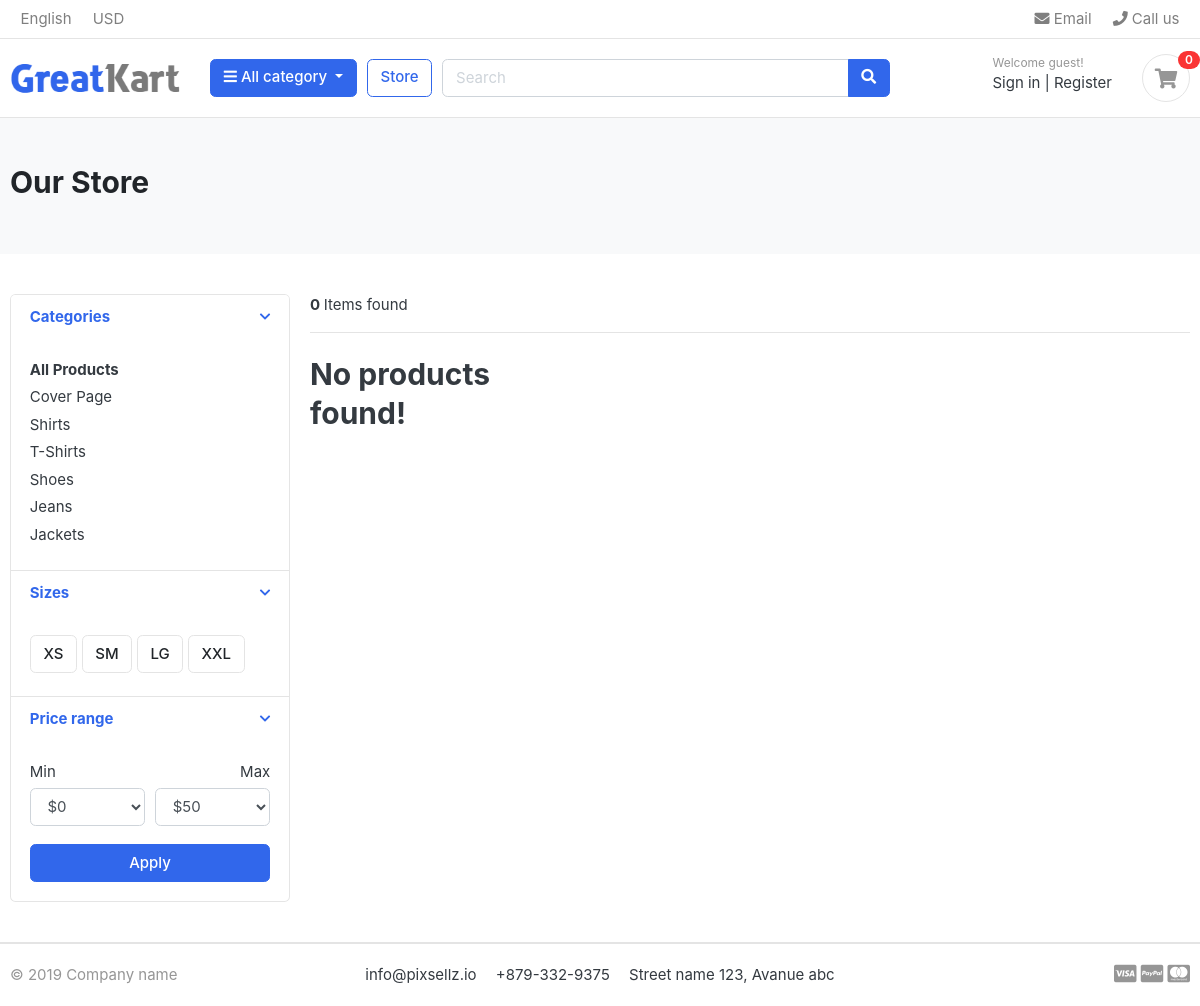
/store/, run on an earlier commit of the app's database.
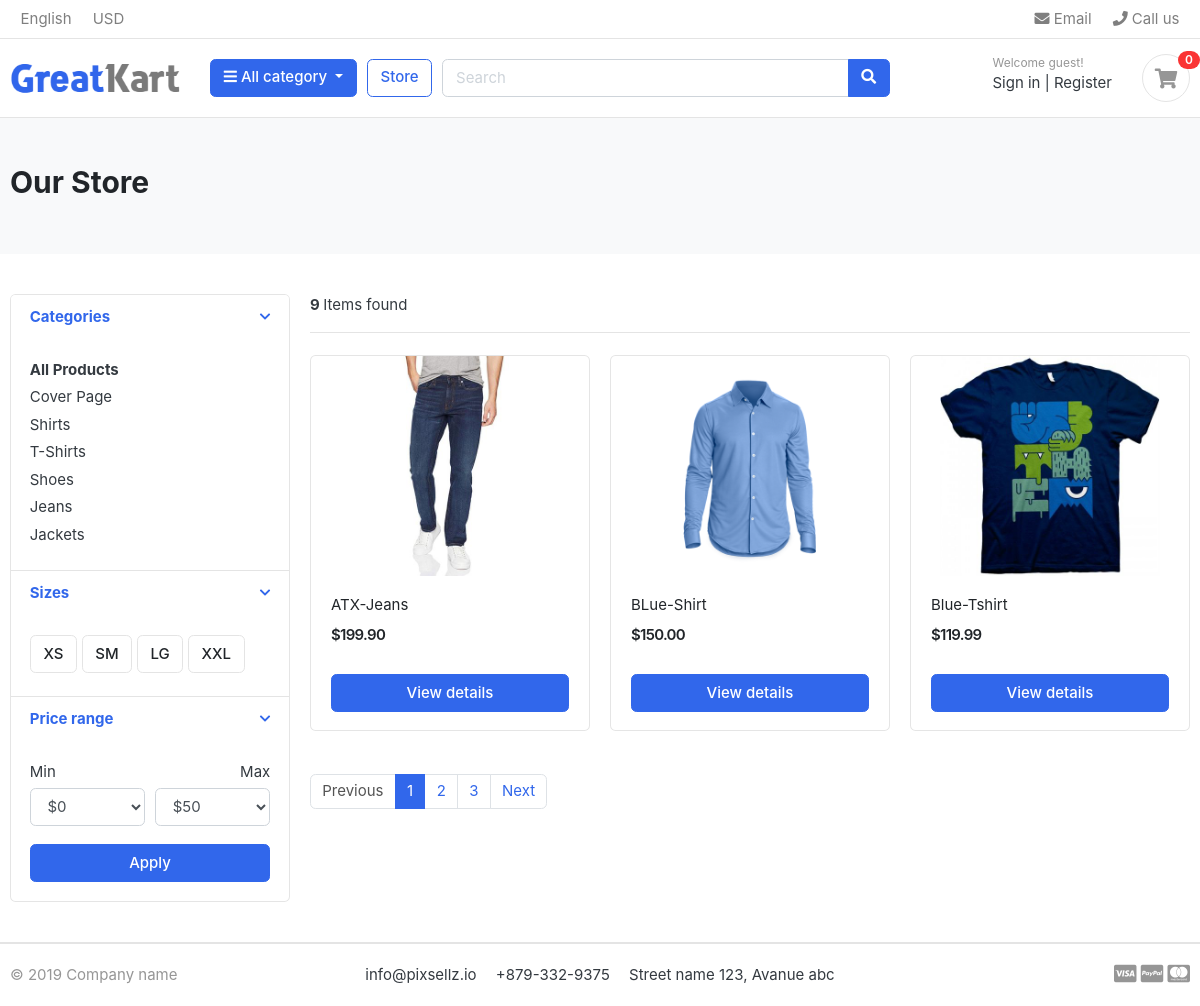
And on a later commit of the database.
### category/models.py (models this page shows, shortened)
class Category(models.Model):
  category_name = models.CharField(max_length=50)
  slug = models.SlugField(max_length=100)
  description = models.TextField(max_length=100, blank=True)
  cat_image = models.ImageField(upload_to="photos/categories" ,blank=True)
  class Meta:
    verbose_name_plural = "Categories"
  def get_url(self):
    return reverse('products_by_category', args=[self.slug])

### store/models.py (models this page shows, shortened)
class Product(models.Model):
  product_name        = models.CharField(max_length=200, unique=True)
  slug                = models.SlugField(max_length=200, unique=True)
  description         = models.TextField(max_length=200, blank=True)
  price               = models.DecimalField(max_digits=10, decimal_places=2, blank=True)
  stock               = models.IntegerField()
  is_available        = models.BooleanField(default=True)
  images              = models.ImageField(upload_to='photos/products')
  category            = models.ForeignKey(Category, on_delete=models.CASCADE)
  created_date        = models.DateTimeField(auto_now_add=True)
  modified_date       = models.DateTimeField(auto_now_add=True)
  def get_url(self):
    return reverse('product_detail', args=[self.category.slug, self.slug])

### store/views.py (the view)
# urls.py: path('store/', include('store.urls')),
def store(request, category_slug = None):
  categories = None
  products = None
  if category_slug != None:
    categories = get_object_or_404(Category, slug=category_slug)
    products = Product.objects.filter(category=categories, is_available=True)
    paginator = Paginator(products, 3)
    page = request.GET.get('page')
    paged_products = paginator.get_page(page)
  else :
    products = Product.objects.filter(is_available=True).order_by('id')
    paginator = Paginator(products, 3)
    page = request.GET.get('page')
    paged_products = paginator.get_page(page)
  product_count = products.count()
  context = {
    'products' : paged_products,
    'product_count' : product_count
  }
  return render(request, 'store/store.html', context)

### carts/context_processors.py (called while the page is built)
def counter(request):
  cart_count = 0
  if 'admin' in request.path:
    return {}
  else:
    try:
      cart = Cart.objects.filter(cart_id=_cart_id(request))
      cart_items = CartItem.objects.all().filter(cart=cart[:1])
      for cart_item in cart_items:
        cart_count += cart_item.quantity
    except Cart.DoesNotExist:
      cart_count = 0
  return dict(cart_count=cart_count)

### carts/views.py (called while the page is built)
def _cart_id(request):
  cart = request.session.session_key
  if not cart:
    cart = request.session.create()
  return cart

### category/context_processors.py (called while the page is built)
def menu_links(request):
  links = Category.objects.all()
  return dict(links = links)

### templates/store/store.html (shortened to what the changed rows need)
{% extends 'base.html' %}
{% load static %}
{% block content %}
<section class="section-pagetop bg">
<div class="container">
	{% if 'search' in request.path %}
		<h2 class="title-page">Searched Results</h2>
	{% else %}
		<h2 class="title-page">Our Store</h2>
	{% endif %}
</div>
</section>
<section class="section-content padding-y">
<div class="container">
<div class="row">
	<aside class="col-md-3">
<div class="card">
	<article class="filter-group">
		<div class="filter-content collapse show" id="collapse_1" style="">
			<div class="card-body">
				<ul class="list-menu">
				{% for category in links %}
					<li><a href="{{category.get_url}}">{{category.category_name}}  </a></li>
				{% endfor %}
				</ul>
			</div>
		</div>
	</article>
</div>
	</aside>
	<main class="col-md-9">
<header class="border-bottom mb-4 pb-3">
		<div class="form-inline">
			<span class="mr-md-auto"><b> {{product_count}} </b> Items found </span>
		</div>
</header>
<div class="row">
	{% if products %}
	{% for product in products %}
	<div class="col-md-4">
		<figure class="card card-product-grid">
			<a href="{{product.get_url}}"><div class="img-wrap">
				<img src="{{product.images.url}}">
			</div> </a>
			<figcaption class="info-wrap">
				<div class="fix-height">
					<a href="{{product.get_url}}" class="title">{{product.product_name}}</a>
					<div class="price-wrap mt-2">
						<span class="price">${{product.price}}</span>
					</div>
				</div>
				<a href="{{product.get_url}}" class="btn btn-block btn-primary">View details </a>
			</figcaption>
		</figure>
	</div>
	{% endfor %}
	{% else %}
	<div class="col-md-4">
		<h2> No products found! </h2>
	</div>
	{% endif %}
</div>
<nav class="mt-4" aria-label="Page navigation sample">
	{% if products.has_other_pages %}
		<ul class="pagination">
			{% if products.has_previous %}
				<li class="page-item"><a class="page-link" href="?page={{products.previous_page_number}}">Previous</a></li>
			{% else %}
				<li class="page-item disabled"><a class="page-link" href="#">Previous</a></li>
			{% endif %}
			{% for i in products.paginator.page_range %}
				{% if products.number == i %}
					<li class="page-item active"><a class="page-link" href="#">{{i}}</a></li>
				{% else %}
					<li class="page-item"><a class="page-link" href="?page={{i}}">{{i}}</a></li>
				{% endif %}
			{% endfor %}
			{% if products.has_next %}
				<li class="page-item"><a class="page-link" href="?page={{products.next_page_number}}">Next</a></li>
			{% else  %}
				<li class="page-item disabled"><a class="page-link" href="#">Next</a></li>
			{% endif %}
		</ul>
	{% endif %}
</nav>
	</main>
</div>
</div>
</section>
{% endblock %}

What changed in the data, as far as the page shows it:
added Product: images (picture), product_name "ATX-Jeans", price "199.90"
added Product: images (picture), product_name "BLue-Shirt", price "150.00"
added Product: images (picture), product_name "Blue-Tshirt", price "119.99"
Also different on the page:
{{ product_count }}: "0" → "9"
text no longer shown: "No products found!"
text now shown: "Previous Next"
new list line: "1"
new list line: "2"
new list line: "3"
